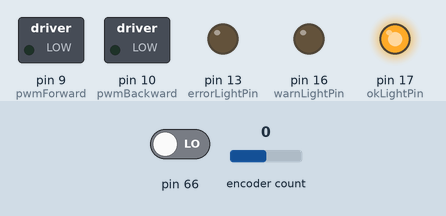
Bench run of a sketch on a simulated Arduino Mega 2560, built with avr-gcc and run on an emulated ATmega2560. Parts: switched loads named in the sketch (green lamp = pin HIGH), output pins drawn as LEDs (lit = HIGH). The inputs (shaded band) are chosen by the test bench; at power-on: encoder count 0, pin 66 LOW. What the sketch prints to the serial monitor is not drawn.

Above: at 1.2 s.
1.3 s: encoder count set to 1
At 2.1 s:
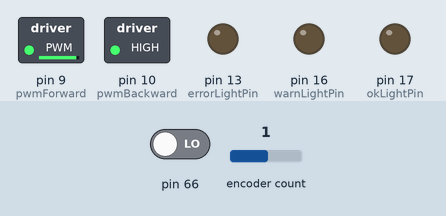
4.3 s: encoder count set to 0
At 5.3 s:
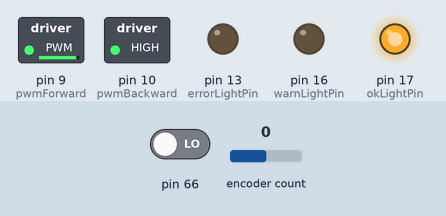
5.8 s: encoder count set to -1
At 18.6 s:
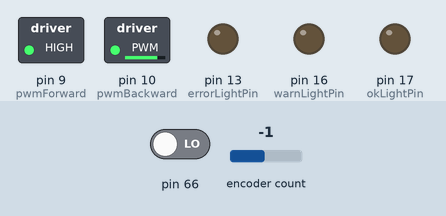
Timing chart, 0 to 25.1 s (numbered marks = the images above; inputs shaded):
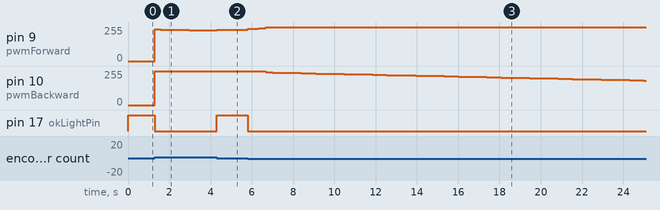

The sketch:

DCServoSoftwareSerial.ino
```cpp
//#define USE_MOTOR_SHIELD
//#define USE_4_PWM
#define USE_2_PWM
#define USE_ENCODER_LIBRARY

#include <EEPROM.h>
#include "EEPROMAnything.h"
//#include "digitalWriteFast.h"
//#include <NewSoftSerial.h>

#include <PID_v1.h>

//NewSoftSerial mySerial(11, 12); // RX, TX
//Serial mySerial;

volatile double position, targetPositionDouble, motorPower;
volatile long targetPositionLong = 0;

#include<stdlib.h>
#include "constants.h"
#include "Encoder.h"


#include "MotorDrives.h"

const int warningMargin = 32;
const int errorMargin = 512; // the number of ticks out of place before the servo goes
// into error.

bool servoError = false;
volatile int stepState = 0;
volatile int dirState = 0;

long startOffset = 0;

String command = "";
boolean commandComplete = false;

//double Kp = 0.14, Ki = 0.03, Kd = 0.0002;
//double Kp = 0.88, Ki = 0.02, Kd = 0.0007;
double Kp = 0.77, Ki = 0.37, Kd = 0.0005;
//double Kp = 0.3, Ki = 0.05, Kd = 0.0003;
const byte eepromValidateData = 6;
const byte eepromDataAddr = 32;

PID myPID(&position, &motorPower, &targetPositionDouble, Kp, Ki, Kd, DIRECT);

////////////// STEP / DIR PIN READ
//////////////////////////////////////////////////////////////////////////////////
// Interrupt service routine for pin change interrupt #2
ISR(PCINT2_vect)
{
  register byte copyPortD = PIND; // capture port value asap
  if(copyPortD & (1<<DBIT_STEP)) // Ensure this is a RISING edge of step pin
  {
    if(copyPortD & (1<<DBIT_DIR))  // Check the direction pin
      ++targetPositionLong;
    else
      --targetPositionLong;
  }
}

void setup() {

  command.reserve(256);

  byte eepromAddr = eepromDataAddr;
  if( EEPROM.read(eepromAddr++)==eepromValidateData ){
    eepromAddr+=EEPROM_readAnything(eepromAddr,Kp);
    eepromAddr+=EEPROM_readAnything(eepromAddr,Ki);
    eepromAddr+=EEPROM_readAnything(eepromAddr,Kd);
  }

  //while( !Serial );

  Serial.begin(9600);
  sendPIDOverSerial();

  //TCCR3B &= (0xff & 0x1); // change pwm frequency to 40k or something
  //TCCR4B &= (0xff & 0x1); // change pwm frequency to 40k or something

  initEncoder();

  position = targetPositionDouble = motorPower = 0;
  targetPositionLong = 0;

  pinMode(errorLightPin, OUTPUT);
  pinMode(warnLightPin, OUTPUT);
  pinMode(okLightPin, OUTPUT);
 // pinMode(resetPin, INPUT_PULLUP);
  pinMode(stepPin, INPUT_PULLUP);
  pinMode(dirPin, INPUT_PULLUP);

 ///////////////////////////////////////////////////////
 // configure interrupt on change for step pin
 PCMSK2 = _BV(PCINT20);   // Configure pin change interrupt 2 on change in PCINT20/PD4 only
 PCICR |= _BV(PCIE2);      // Enable pin change interrupt 2
 ///////////////////////////////////////////////////////

 //pinMode(buzzerPin, OUTPUT);
 //tone(buzzerPin, 1000);

  #ifdef USE_7SEG_DISPLAY
  initDisplay();
  #endif

  initMotor();

  initialisePID();


    //---------------------------------------------- Set PWM frequency for D5 & D6 -------------------------------

//TCCR0B = TCCR0B & B11111000 | B00000001;    // set timer 0 divisor to     1 for PWM frequency of 62500.00 Hz
//TCCR0B = TCCR0B & B11111000 | B00000010;    // set timer 0 divisor to     8 for PWM frequency of  7812.50 Hz
//  TCCR0B = TCCR0B & B11111000 | B00000011;    // set timer 0 divisor to    64 for PWM frequency of   976.56 Hz
//TCCR0B = TCCR0B & B11111000 | B00000100;    // set timer 0 divisor to   256 for PWM frequency of   244.14 Hz
//TCCR0B = TCCR0B & B11111000 | B00000101;    // set timer 0 divisor to  1024 for PWM frequency of    61.04 Hz


//---------------------------------------------- Set PWM frequency for D9 & D10 ------------------------------

//TCCR1B = TCCR1B & B11111000 | B00000001;    // set timer 1 divisor to     1 for PWM frequency of 31372.55 Hz
//TCCR1B = TCCR1B & B11111000 | B00000010;    // set timer 1 divisor to     8 for PWM frequency of  3921.16 Hz
//TCCR1B = TCCR1B & B11111000 | B00000011;    // set timer 1 divisor to    64 for PWM frequency of   490.20 Hz
//TCCR1B = TCCR1B & B11111000 | B00000100;    // set timer 1 divisor to   256 for PWM frequency of   122.55 Hz
//TCCR1B = TCCR1B & B11111000 | B00000101;    // set timer 1 divisor to  1024 for PWM frequency of    30.64 Hz


}


void loop() {

  updateEncoder();

  //targetPositionLong = round(((cos((millis()-startOffset) * 0.0008f)) -1) * 1000.0f);

  targetPositionDouble=targetPositionLong; // Copy the integer value updated by the ISR into the float value used by PID
  myPID.Compute();

  if (!servoError) {
    setMotorPower(motorPower);
        digitalWrite(errorLightPin, LOW);
    //Serial.println(motorPower);
  } else {
    setMotorPower(0);
     digitalWrite(errorLightPin, HIGH);
  }

  if ((!servoError) && (abs(position - targetPositionLong) > errorMargin)) {
    servoError = true;
   // tone(buzzerPin, 1000, 10000);


  }


  if ( (abs(targetPositionLong - position)>warningMargin)) {
    digitalWrite(warnLightPin, HIGH);
  } else {
    digitalWrite(warnLightPin, LOW);
  }

  //digitalWrite(warnLightPin, !digitalRead(7));

  if(abs(targetPositionLong - position)<=0) {
     digitalWrite(okLightPin, HIGH);
  } else{
     digitalWrite(okLightPin, LOW);
  }


  checkSerial();
//  if((servoError) && (digitalRead(resetPin) == LOW)) {
//     reset();
//  }
//
  #ifdef USE_7SEG_DISPLAY
  updateDisplay();
  #endif

}

void reset() {

    servoError = false;
    startOffset = millis();
    encoder.write(0);
    position = targetPositionDouble = motorPower = 0;
    targetPositionLong = 0;

}

void initialisePID() {
  //encoder.write(0);
  position = targetPositionDouble = motorPower = 0;
  targetPositionLong = 0;
  myPID.SetOutputLimits(-100, 100); // 80% max power
  myPID.SetMode(AUTOMATIC);
  myPID.SetSampleTime(1);
  myPID.SetTunings(Kp, Ki, Kd);
  targetPositionLong = targetPositionDouble;


}
```

Display.ino
```cpp
#ifdef USE_7SEG_DISPLAY
boolean errorDisplayed = false;

void updateDisplay() {

  if (servoError)  {

    if (!errorDisplayed) {
      matrix1.clear();
      matrix2.clear();
      matrix1.writeDigitRaw(4, 0b1111011); // e
      matrix2.writeDigitRaw(0, 0b1010000); // r
      matrix2.writeDigitRaw(1, 0b1010000); // r
      matrix2.writeDigitRaw(3, 0b1011100); // o
      matrix2.writeDigitRaw(4, 0b1010000); // r

      matrix1.writeDisplay();
      matrix2.writeDisplay();
      errorDisplayed = true;
    }


  } else {
    if (lastDisplayedPos == targetPositionDouble) return;

    long matrix2num = (long)floor(abs(targetPositionDouble)) % 10000;
    long matrix1num = (long)floor(abs(targetPositionDouble) / 10000.0f);

    if (targetPositionDouble < 0) matrix1num *= -1;

    matrix1.clear();
    matrix2.clear();
    matrix1.print(matrix1num);

    if (targetPositionDouble < 0) {
      if (targetPositionDouble > -1000) matrix2num *= -1;
      else if ((targetPositionDouble <= -1000) && (targetPositionDouble > -10000)) {
        matrix1.writeDigitRaw(4, 0b1000000);
      }

    }

    matrix2.print(matrix2num);
    if (abs(targetPositionDouble) > 9999) {
      if (abs(matrix2num) < 1000) matrix2.writeDigitNum(0, 0);
      if (abs(matrix2num < 100)) matrix2.writeDigitNum(1, 0);
      if (abs(matrix2num < 10)) matrix2.writeDigitNum(3, 0);
    }

    if (matrix2num == 0) matrix2.writeDigitNum(4, 0);

    matrix1.writeDisplay();
    matrix2.writeDisplay();
    lastDisplayedPos = targetPositionDouble;
    errorDisplayed = false;
  }
}

void initDisplay() {
  matrix1.begin(0x71);
  matrix2.begin(0x70);

  lastDisplayedPos = 1;

  //updateDisplay();
  //matrix2.print(0xffff, HEX);
  matrix1.clear();
  matrix2.clear();
  matrix1.writeDigitRaw(4, 0b1010000); // r
  matrix2.writeDigitRaw(0, 0b1111011); // e
  matrix2.writeDigitRaw(1, 0b1101101); // s
  matrix2.writeDigitRaw(3, 0b1111011); // e
  matrix2.writeDigitRaw(4, 0b1111000); // t

  matrix1.writeDisplay();
  matrix2.writeDisplay();
  tone(buzzerPin, 2000, 300);
  delay(320);
  tone(buzzerPin, 1000, 300);
  delay(400);

}

#endif


#ifdef USE_NEOPIXEL

int numPixels = 24;
unsigned long lastPixelUpdate = 0;
int lastpos = 0;

void updatePixelDisplay() {

  if (millis()  - lastPixelUpdate < 10) return;

  double error = targetPosition - position;

  int pos = 0;
  if (pos >= 0) {
    pos = (int) error;
    if (pos > numPixels / 2) pos = numPixels / 2;
  } else {
    pos = 24 + (int) error;
    if (pos < numPixels / 2) pos = numPixels / 2;
  }

  if (pos == lastpos) return;
  strip.setPixelColor(0, strip.Color(100, 0, 0));
  for (int i = 0; i < numPixels; i++) {

    if (pos == i)  strip.setPixelColor(i, strip.Color(255, 255, 255));
    else if (i != 0) strip.setPixelColor(i, strip.Color(0, 0, 0));

  }
  lastPixelUpdate = millis();
  strip.show();
  // Serial.println(error, pos);

  lastpos = pos;

}


#endif
```

EEPROMAnything.h
```cpp
#include <EEPROM.h>
#include <Arduino.h>  // for type definitions

template <class T> int EEPROM_writeAnything(int ee, const T& value)
{
    const byte* p = (const byte*)(const void*)&value;
    unsigned int i;
    for (i = 0; i < sizeof(value); i++)
          EEPROM.write(ee++, *p++);
    return i;
}

template <class T> int EEPROM_readAnything(int ee, T& value)
{
    byte* p = (byte*)(void*)&value;
    unsigned int i;
    for (i = 0; i < sizeof(value); i++)
          *p++ = EEPROM.read(ee++);
    return i;
}
```

Encoder.h
```cpp
#ifdef USE_ENCODER_LIBRARY
//#define ENCODER_OPTIMIZE_INTERRUPTS

#include <Encoder.h>
#endif

#ifdef USE_ENCODER_LIBRARY

Encoder encoder(aPin, bPin);


void initEncoder() {
}

void updateEncoder() {
  position = encoder.read();


}

#else

#define aPort PIND
#define aPortPin PD1
#define bPort PIND
#define bPortPin PD0

volatile unsigned int aState, bState;


void updateEncoder() {


}


void aChange() {

  aState = (aPort & (1 << aPortPin)) >> aPortPin;

  // oooooo XOR!
  (bState ^ aState) ? position-- : position++;


}

void bChange() {

  bState = (bPort & (1 << bPortPin)) >> bPortPin;
  bState^aState ? position++ : position--;

}


void initEncoder() {

  pinMode(aPin, INPUT);
  pinMode(bPin, INPUT);
  attachInterrupt(3, aChange, CHANGE);
  attachInterrupt(2, bChange, CHANGE);

}

#endif
```

MotorDrives.h
```cpp
#pragma once
#include "Arduino.h"
//#include "pwm.h"

#ifdef USE_2_PWM

// Paul's motor shield
// Wiring is easy - wire pins in order straight into pins 2 to 6
// PWM 1     PWM 0     GND     PWM 3    PWM 2
//   \/        \/       \/       \/       \/
//   6          5       4         3       2


//const int grdPin = 4;


void initMotor() {

  pinMode(pwmForward, OUTPUT);
  digitalWrite(pwmForward, LOW);
  pinMode(pwmBackward, OUTPUT);
  digitalWrite(pwmBackward, LOW);

}

void setMotorPower(volatile double power) {
 // power goes from -100 to 100
  //setDuty(power);


  int speed = map(abs(round(power)),0,100,10,240);

  if (power < 0) {

    analogWrite(pwmForward, 255-speed);
    digitalWrite(pwmBackward, HIGH);

  } else if(power>0) {

    analogWrite(pwmBackward, 255-speed);
    digitalWrite(pwmForward, HIGH);

  } else if(power == 0) {
  digitalWrite(pwmBackward, LOW);
     digitalWrite(pwmForward, LOW);
  }
}

#endif


#ifdef USE_4_PWM

// Paul's motor shield
// Wiring is easy - wire pins in order straight into pins 2 to 6
// PWM 1     PWM 0     GND     PWM 3    PWM 2
//   \/        \/       \/       \/       \/
//   6          5       4         3       2


//const int grdPin = 4;


void initMotor() {

  pinMode(pwm0, OUTPUT);
  digitalWrite(pwm0, LOW);
  pinMode(pwm1, OUTPUT);
  digitalWrite(pwm1, LOW);
  pinMode(pwm2, OUTPUT);
  digitalWrite(pwm2, LOW);
  pinMode(pwm3, OUTPUT);
  digitalWrite(pwm3, LOW);

  //initPWM();


}

void setMotorPower(volatile double power) {
 // power goes from -100 to 100
  //setDuty(power);


  int speed = map(abs(round(power)),0,100,5,240);

  if (power < 0) {

    digitalWrite(pwm1, LOW);
    digitalWrite(pwm2, LOW);

    //analogWrite(pwm0, speed);
    digitalWrite(pwm0, HIGH);
    analogWrite(pwm3, speed);


  } else {

    digitalWrite(pwm0, LOW);
    digitalWrite(pwm3, LOW);

     analogWrite(pwm1, speed);
    //analogWrite(pwm2, speed);
    digitalWrite(pwm2, HIGH);


  }
}

#endif


#ifdef USE_MOTOR_SHIELD

// Arduino Motor Shield control pins for motor A
const int dirPin = 12;
const int pwmPin = 3;

void initMotor() {

  pinMode(dirPin, OUTPUT);
  pinMode(pwmPin, OUTPUT);
  digitalWrite(pwmPin, 0);
  digitalWrite(dirPin, 0);

}

void setMotorPower(volatile double& power) {
  // motorPower automatically updated by the PID algo
  analogWrite(pwmPin, abs(round(power)));
  digitalWrite(dirPin, power < 0 ? HIGH : LOW);

}


#endif
```

Serial.ino
```cpp
void checkSerial() {

  if ( commandComplete ) {
    char commandStr[command.length() + 1];
    char *ptr;

    command.toCharArray( commandStr, command.length() + 1 );

    Kp = strtod(commandStr, &ptr);
    ptr++;
    Ki = strtod(ptr, &ptr);
    ptr++;
    Kd = strtod(ptr, &ptr);
    myPID.SetTunings(Kp, Ki, Kd);

    byte eepromAddr = eepromDataAddr;
    EEPROM.write(eepromAddr++,eepromValidateData);
    eepromAddr+=EEPROM_writeAnything(eepromAddr,Kp);
    eepromAddr+=EEPROM_writeAnything(eepromAddr,Ki);
    eepromAddr+=EEPROM_writeAnything(eepromAddr,Kd);
    //sendPIDOverSerial();
    //targetPosition = random(0,8000);

    commandComplete = false;
    command = "";

  }
}


void sendPIDOverSerial(){

  char buf[12];
  dtostrf( Kp, 12, 8, buf );
  Serial.print("PID:");
  Serial.print( buf );
  Serial.print( ',' );
  dtostrf( Ki, 12, 8, buf );
  Serial.print( buf );
  Serial.print( ',' );
  dtostrf( Kd, 12, 8, buf );
  Serial.print( buf );
  Serial.println();

}


void serialEvent() {
  if (Serial.available()) {
    // get the new byte:
    char inChar = (char)Serial.read();
    // add it to the inputString:
    // if the incoming character is a newline, set a flag
    // so the main loop can do something about it:
    if (inChar == '\n') {
      commandComplete = true;
    } else {
      command += inChar;
    }
  }
}
```

constants.h
```cpp
#pragma once

const int errorLightPin = 13; // LED when in error
const int warnLightPin = 16;
const int okLightPin = 17;    // LED when within 256 of where it should be

//const int resetPin = A2;

// optical encoder
const int aPin = 2; // interrupt 3 Port PD1 (vars not actually used any more)
const int bPin = 3; // interrupt 2 Port PD0


#ifdef USE_4_PWM
//motor drive
// 0 and 3 make it go forward
// 1 and 2 make it go backward
const int pwm0 = 5;
const int pwm1 = 9;
const int pwm2 = 6;
const int pwm3 = 10;
#endif
#ifdef USE_2_PWM


const int pwmForward = 9;
const int pwmBackward = 10;
#endif

const int stepPin = 4;
const int dirPin = 5;
#define DBIT_STEP  4
#define DBIT_DIR   5

//const int buzzerPin = 12;

#ifdef USE_RC_SERVO

// Arduino Motor Shield control pins for motor A
const int servoPin = 7;
int zeroPoint = 93;

#endif
```

Measured:
- after the input at 1.3 s, pin 9 (pwmForward): 0/255 → 239/255 at once, → 236/255 0.29 s later, → 234/255 0.69 s later, → 232/255 0.69 s later, … (5 changes in this stretch); pin 10 (pwmBackward): 0/255 → 255/255 at once; pin 17 (okLightPin): HIGH → LOW at once
- after the input at 4.3 s, pin 17 (okLightPin): LOW → HIGH at once
- after the input at 5.8 s, pin 9 (pwmForward): 236/255 → 243/255 at once, → 245/255 0.52 s later, → 255/255 0.35 s later; pin 10 (pwmBackward): moves from 255/255 to 183/255 over 18.3 s, starting after 0.87 s; pin 17 (okLightPin): HIGH → LOW at once
